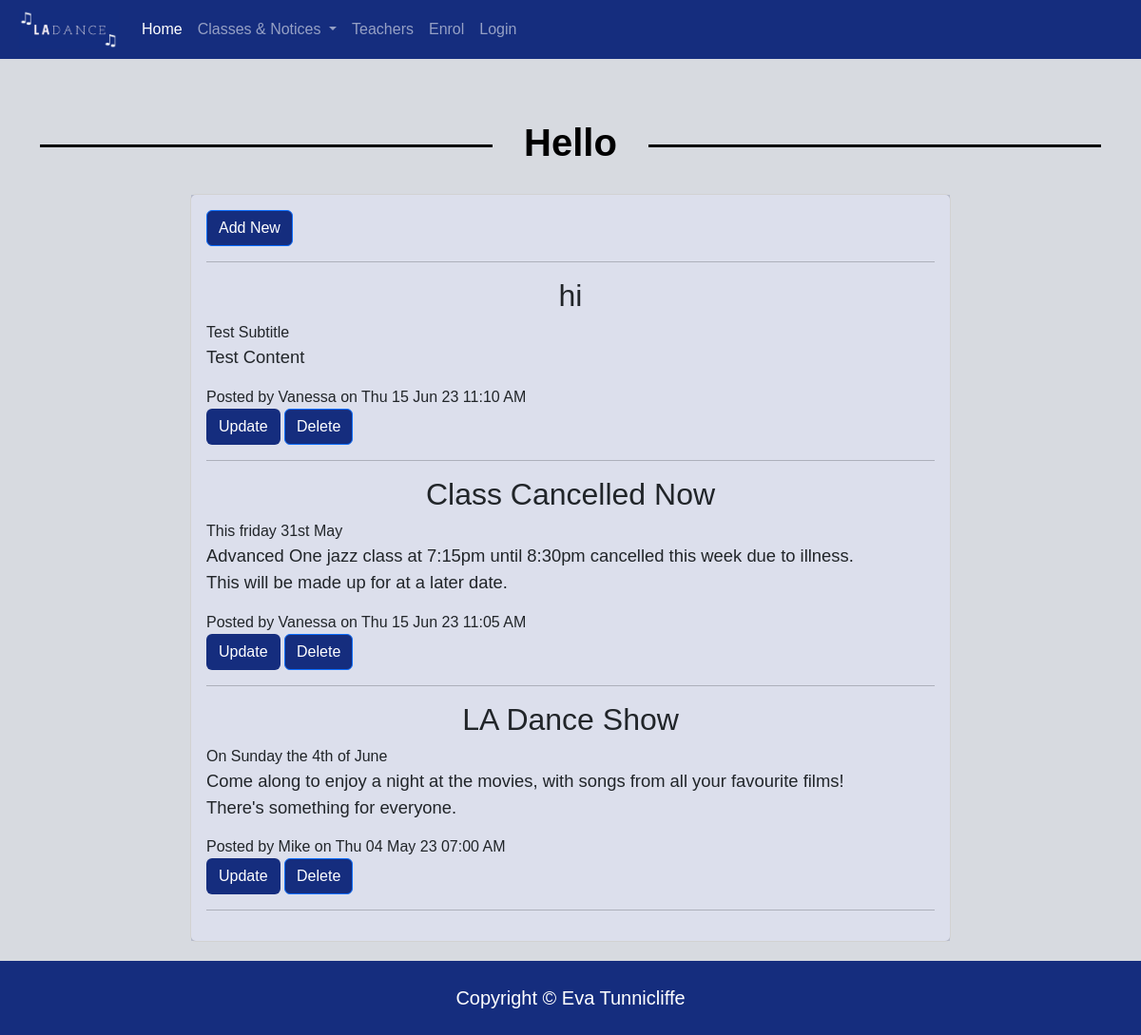
/notices, run on an earlier commit of the app's database.
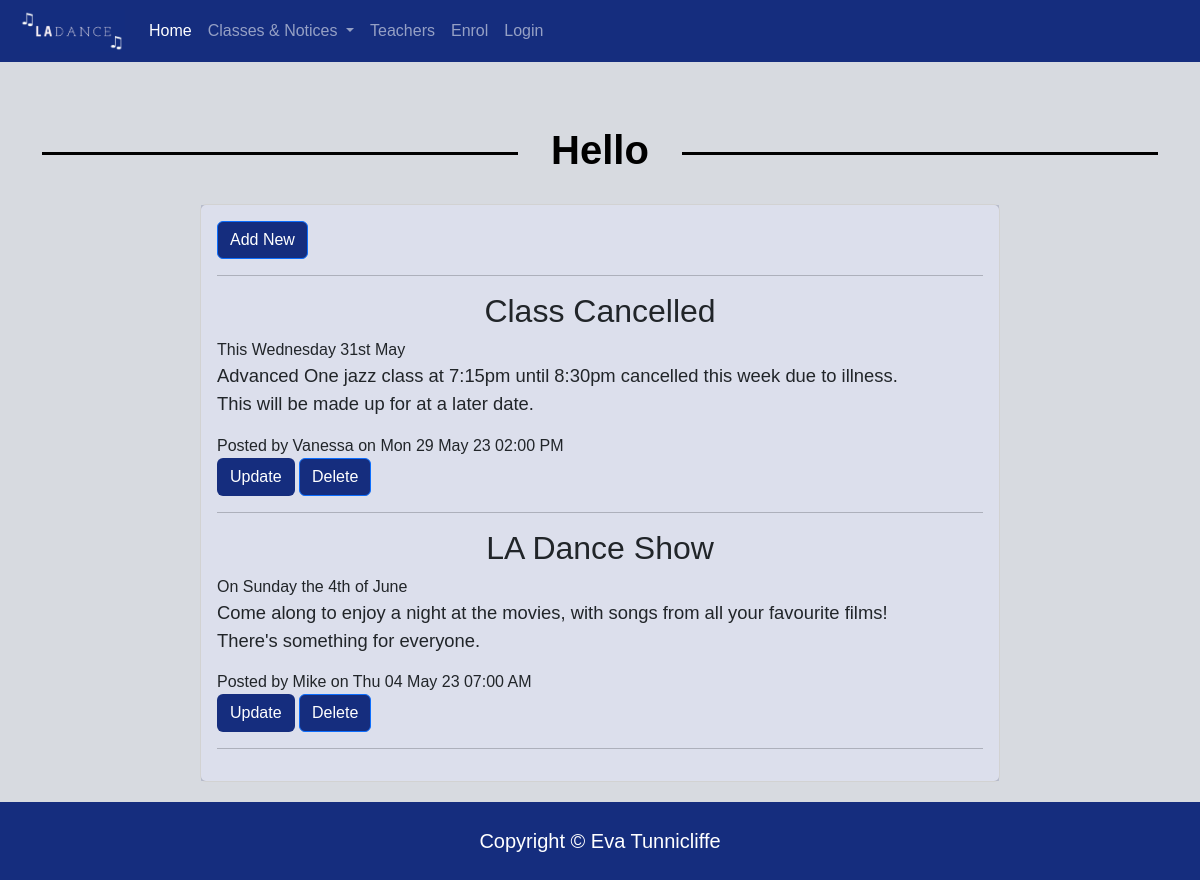
And on a later commit of the database.
### tables this page shows
CREATE TABLE news(
    news_id integer primary key autoincrement not null,
    title text not null unique,
    subtitle text not null unique,
    content text not null unique,
    newsdate date not null ,
    member_id integer not null,
    foreign key(member_id) references member(member_id)
);

CREATE TABLE member(
    member_id integer primary key autoincrement not null,
    name text not null,
    email text not null unique,
    password text not null,
    authorisation integer not null
);

### server.py (the view)
@app.route('/notices')
def notices():
    sql = """select news.news_id, news.title, news.subtitle, news.content, news.newsdate, member.name
    from news
    join member on news.member_id = member.member_id
    order by news.newsdate desc;
    """
    result = run_search_query_tuples(sql, (), db_path, True)
    print(result)
    return render_template("notices.html", news=result)

### db_functions.py (called while the page is built)
def run_search_query_tuples(sql_query, values_tuple, file_path, rowfactory=False):
    result = None
    try:
        db = sqlite3.connect(file_path)
        if rowfactory:
            db.row_factory = sqlite3.Row
        cursor = db.cursor()
        cursor.execute(sql_query, values_tuple)
        result = cursor.fetchall()
        cursor.close()
    except sqlite3.Error as error:
        print("Error running search query tuples: {}".format(error))
        return None
    db.close()
    if result is None:
        print("No search values were found")
    return result

### server.py (called while the page is built)
@app.template_filter()
def newsdate(sqlite_dt):
    x = datetime.strptime(sqlite_dt, '%Y-%m-%d %H:%M:%S')
    return x.strftime("%a %d %b %y %I:%M %p")

### templates/notices.html (shortened to what this page needs)
{% extends "layout.html" %}
{% block content %}
<div class="container">
<br><br>
<h1>Hello</h1>
<div class="card center" style="width: 50rem;">
  <div class="card-body" >
          <a href="{{ url_for( 'news_cud', id=0, task='add' ) }}" class="btn btn-primary" style="text-align: right;" >Add New</a>
<hr>
    {% for row in news %}
      <div class="" >
    <h2>{{row['title']}}</h2>
    <div class="subtitle">{{ row['subtitle']}}</div>
    <p class="content">{{ row['content'] | replace ("\n", "<br>") | safe}}</p>
    <div class="news-meta">Posted by {{row['name']}} on {{ row['newsdate'] | newsdate }} </div>
    <a href="{{ url_for( 'news_cud', id=row['news_id'], task='update' ) }}" class="btn b tn-primary">Update</a>
    <a href="{{ url_for( 'news_cud', id=row['news_id'], task='delete' ) }}" class="btn btn-primary">Delete</a>
    <hr>
        </div>
      {% endfor %}
</div>
</div>
</div>
{% endblock %}

### templates/layout.html (shortened to what this page needs)
<!DOCTYPE html>
<html lang="en">
<head>
<link href="https://cdn.jsdelivr.net/npm/bootstrap@5.2.3/dist/css/bootstrap.min.css" rel="stylesheet">
    <link rel="stylesheet" href="static/styles.css">
</head>
<body>
<div class="container-fluid">
    <nav class="navbar navbar-expand-lg fixed-top navbar-dark">
        <a class="navbar-brand" href="#"><img class="nav-img" src="static/images/LADancelogo.jpg" alt="logo"></a>
    <div class="collapse navbar-collapse" id="navbarNav">
      <ul class="navbar-nav">
        <li class="nav-item">
          <a class="nav-link active" aria-current="page" href="/">Home</a>
        </li>
          <li class="nav-item dropdown">
  <a class="nav-link dropdown-toggle" href="#" id="navbarDropdown" role="button" data-bs-toggle="dropdown" aria-expanded="false">
    Classes & Notices
  </a>
</li>
        <li class="nav-item">
          <a class="nav-link" href="/teachers">Teachers</a>
        </li>
        <li class="nav-item">
          <a class="nav-link" href="/enrol">Enrol</a>
        </li>
        <li class="nav-item">
          <a class="nav-link" href="/login">Login</a>
        </li>
           </ul>
    </div>
    </nav>
</div>
{% block content %}
{% endblock %}
<footer> Copyright &copy; Eva Tunnicliffe
</footer>
</body>
</html>

### static/styles.css (style rules this page uses)
:root { --brand-blue: rgb(21, 45, 126); --brand-background:rgb(215, 218, 224); }
body { font-family: sans-serif; font-size: 100%; margin: 3em 0 0 0; background-color: var(--brand-background); }
h1 { padding:0; overflow: hidden; color: black; font-weight: bold; display: table; white-space: nowrap; margin: 0.75em 0; }
h2 { text-align: center; }
p { font-size: 1.15em; }
h1:before, h1:after { border-top: 3px solid black; content: ''; display: table-cell; position: relative; top: 0.65em; width: 50%; }
h1:before { right: 3%; }
h1:after { left: 3%; }
.container-fluid { --bs-gutter-x:0; --data-bs-interval:15000; }
.navbar { padding:5px; color: white; }
.navbar-dark { background: rgb(21, 45, 126); }
.nav-img { max-width: 120px; padding-left: 15px; }
.center { display: block; margin-left: auto; margin-right: auto; }
.btn { background-color: var(--brand-blue); color: white; }
.card { width: 38rem; }
.card-body { background-color: rgba(21, 45, 126, 0.15); }
footer { background-color: var(--brand-blue); color: rgb(255,255,255); padding: 1.2em; margin-top: 1em; font-size: 1.25em; text-align: center; }

What changed in the data, as far as the page shows it:
removed news: title "hi", subtitle "Test Subtitle", content "Test Content", name "Vanessa", newsdate|newsdate "Thu 15 Jun 23 11:10 AM"
changed news "Vanessa": title "Class Cancelled Now" → "Class Cancelled"; subtitle "This friday 31st May" → "This Wednesday 31st May"; newsdate|newsdate "Thu 15 Jun 23 11:05 AM" → "Mon 29 May 23 02:00 PM"
